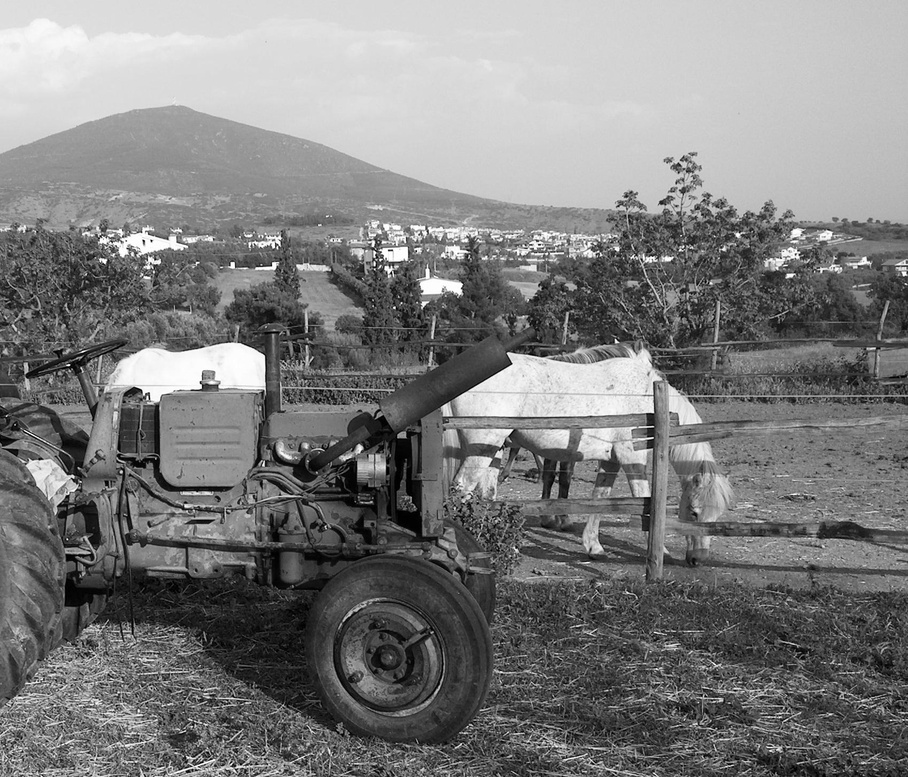
%> input picture 4th_assignment/farm.jpg, 908 x 777 px, shrunk from 1699 x 1453 before the run
$ octave demo4.m   (GNU Octave 9; MATLAB toolbox functions it lacks are replaced by stand-ins)
%> lines starting %> are read from the running program, lines starting %| are printed output that depends on the picture
### 4th_assignment/analysis1d.m
function [ y0, y1 ] = analysis1d( h0, h1, x )
%> called with h0 = [0.707 0.707], h1 = [-0.707 0.707]
    h0 = padarray( h0', size( x, 2 ) - size( h0, 2 ), 'post' )';
    h1 = padarray( h1', size( x, 2 ) - size( h1, 2 ), 'post' )';

    H0 = fft( h0 );
    H1 = fft( h1 );
    X = fft( x );

    yy0 = ifft( H0 .* X );
%> yy0 = 777 values, max 1.36 at index 41, min 0.0333 at index 440, mean 0.703
    yy1 = ifft( H1 .* X );
%> yy1 = 777 values, max 0.324 at index 764, min -0.302 at index 726, mean 4.29e-19
    y0 = yy0( 2:2:size( yy0, 2 ) );
%> y0 = 388 values, max 1.36 at index 20, min 0.0333 at index 220, mean 0.703
    y1 = yy1( 2:2:size( yy1, 2 ) );
%> y1 = 388 values, max 0.324 at index 382, min -0.302 at index 363, mean 0.000186
end

### 4th_assignment/analysis2d.m
function [ y00, y01, y10, y11 ] = analysis2d( h0, h1, x )

    [ a, b ] = analysis1d( h0, h1, x( :, 1 )' );
%> a has the same summary as y0 in analysis1d; b has the same summary as y1 in analysis1d
    y0 = a';
    y1 = b';
    for i = 2:size( x, 2 )
        [ a, b ] = analysis1d( h0, h1, x( :, i )' );
        y0( :, i ) = a';
        y1( :, i ) = b';
    end
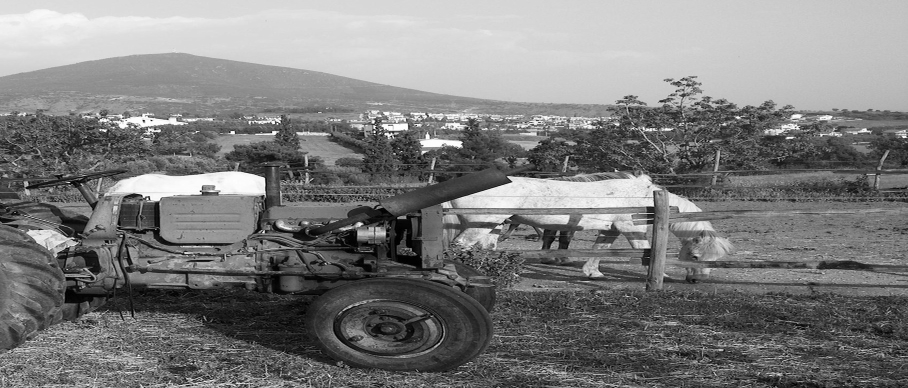
%> y0: size 388x908 double; min -3.29e-16, max 1.41, mean 0.696; drawn with min black and max white
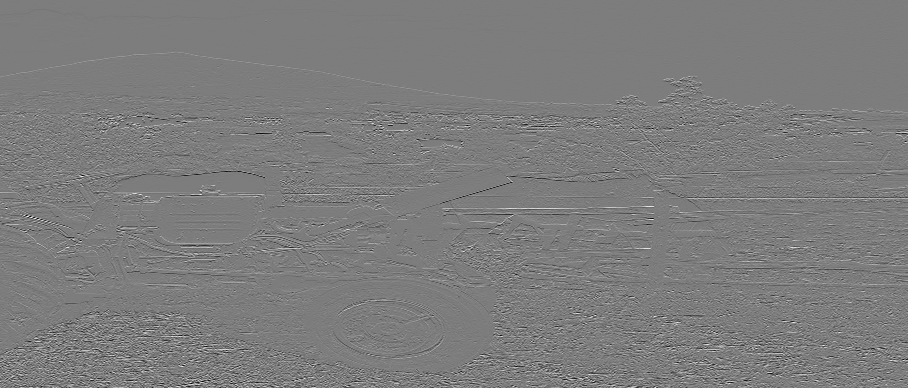
%> y1: size 388x908 double; min -0.58, max 0.602, mean 0.000383; drawn with min black and max white

    [ y00, y01 ] = analysis1d( h0, h1, y0( 1, : ) );
%> y00 = 454 values, max 1.74 at index 2, min 1.51 at index 451, mean 1.67; y01 = 454 values, max 0.0176 at index 449, min -0.0118 at index 308, mean 0.000199
    [ y10, y11 ] = analysis1d( h0, h1, y1( 1, : ) );
%> y10 = 454 values, max 0.0157 at index 168, min -0.0157 at index 431, mean 1.73e-05; y11 = 454 values, max 0.0098 at index 380, min -0.00784 at index 432, mean -2.59e-05
    for i = 2:size( y0, 1 )
        [ y00( i, : ), y01( i, : ) ] = analysis1d( h0, h1, y0( i, : ) );
        [ y10( i, : ), y11( i, : ) ] = analysis1d( h0, h1, y1( i, : ) );
    end
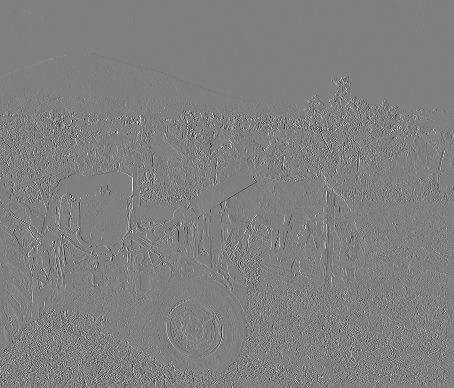
%> y01: size 388x454 double; min -0.731, max 0.724, mean -4.33e-06; drawn with min black and max white
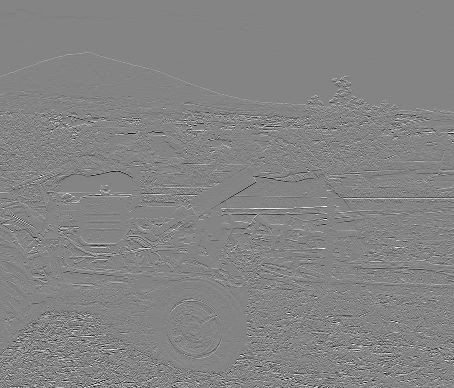
%> y10: size 388x454 double; min -0.743, max 0.69, mean 0.000542; drawn with min black and max white
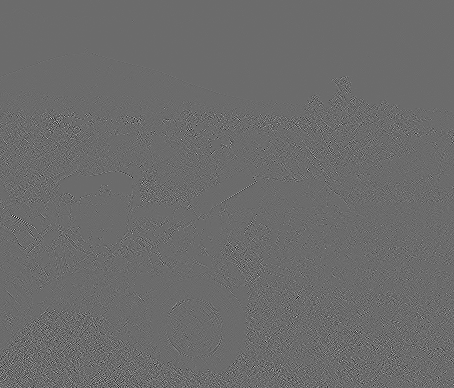
%> y11: size 388x454 double; min -0.378, max 0.516, mean -2.86e-05; drawn with min black and max white
end

### 4th_assignment/synthesis1d.m
function [ xhat ] = synthesis1d( g0, g1, y0, y1 )
%> called with g0 = [0.707 0.707], g1 = [0.707 -0.707]

    w0 = zeros( 1, size( y0, 2 ) * 2 );
    w0( 2:2:( size( y0, 2 )  * 2 ) ) = y0;
    w1 = zeros( 1, size( y1, 2 ) * 2 );
    w1( 2:2:( size( y1, 2 )  * 2 ) ) = y1;


    g0 = padarray( g0', size( w0, 2 ) - size( g0, 2 ), 'post' )';
    g1 = padarray( g1', size( w1, 2 ) - size( g1, 2 ), 'post' )';

    W0 = fft( w0 );
    W1 = fft( w1 );
    G0 = fft( g0 );
    G1 = fft( g1 );
    R0 = G0 .* W0;
    R1 = G1 .* W1;

    r0 = ifft( R0 );
%> r0 = 908 values, max 1.23 at index 4, min 1.07 at index 902, mean 1.18
    r1 = ifft( R1 );
%> r1 = 908 values, max 0.0125 at index 898, min -0.0125 at index 899, mean 5.25e-20

    xhat = r0 + r1;
%> xhat = 908 values, max 1.23 at index 5, min 1.07 at index 902, mean 1.18

end

### 4th_assignment/synthesis2d.m
function [ xhat ] = synthesis2d( g0, g1, y00, y01, y10, y11 )

    y0 = synthesis1d( g0, g1, y00( 1, : ), y01( 1, : ) );
%> y0 has the same summary as xhat in synthesis1d
    y1 = synthesis1d( g0, g1, y10( 1, : ), y11( 1, : ) );
%> y1 = 908 values, max 0.0111 at index 841, min -0.0111 at index 754, mean 1.22e-05


    for i = 2 : size( y00, 1 )
        y0( i, : ) = synthesis1d( g0, g1, y00( i, : ), y01( i, : ) );
        y1( i, : ) = synthesis1d( g0, g1, y10( i, : ), y11( i, : ) );
    end

    xhat = synthesis1d( g0, g1, y0( :, 1 )', y1( :, 1 )' )';
%> xhat = 776 values, max 0.886 at index 266, min 0.0392 at index 695, mean 0.458
    for i = 2 : size( y00, 2 ) + size( y10, 2 )
        xhat( :, i ) = synthesis1d( g0, g1, y0( :, i )', y1( :, i )' )';
    end
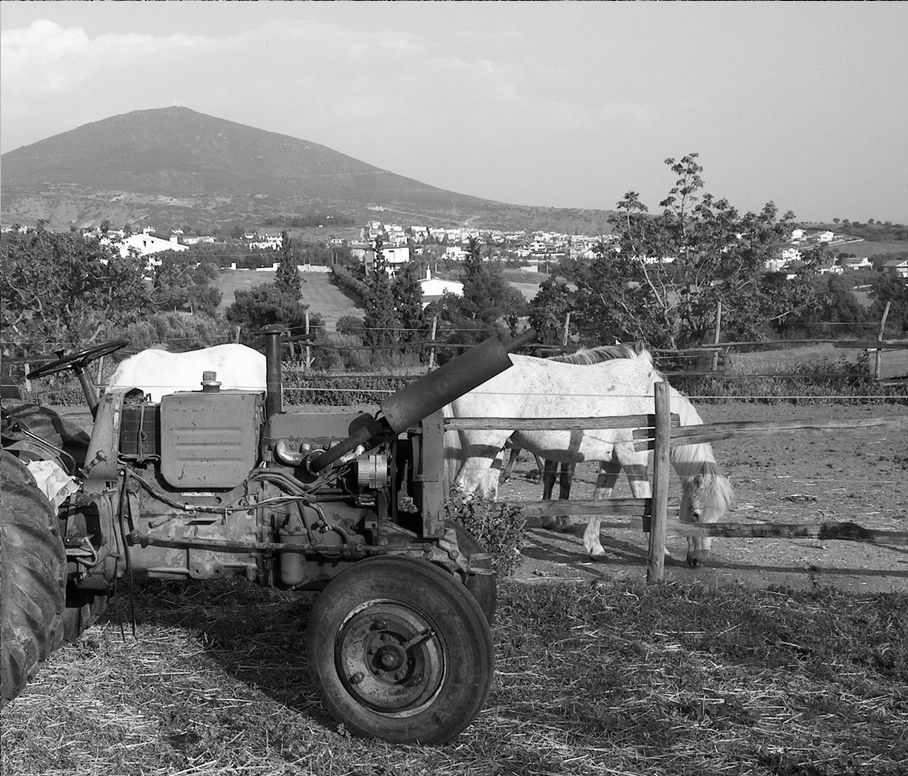
%> xhat: size 776x908 double; min -1.3e-15, max 1, mean 0.492; drawn with min black and max white
end

### 4th_assignment/orthonormalFilterBanks.m
function [ h0, h1, g0, g1 ] = orthonormalFilterBanks( h )
    h0 = h;
    g0 = h0( end:-1:1 );

    g1 = - ( (-1) .^ ( 1 : ( size( g0, 2 ) ) ) ) .* g0( [ end - 1 : -1 : 1, end ] );
    h1 = g1( end:-1:1 );
end

### 4th_assignment/demo4.m
x = im2double( imread( 'farm.jpg' ) );

[h0, h1, g0, g1 ] = orthonormalFilterBanks( [ 0.7071 0.7071 ] );

[ y00, y01, y10, y11 ] = analysis2d( h0, h1, x );

xhat = synthesis2d( g0, g1, y00, y01, y10, y11 );

L = 1;
figure( 1 )
subplot( 221 )
imshow( y00 / L );
subplot( 222 )
imshow( y01 / L );
subplot( 223 )
imshow( y10 / L );
subplot( 224 )
imshow( y11 / L );
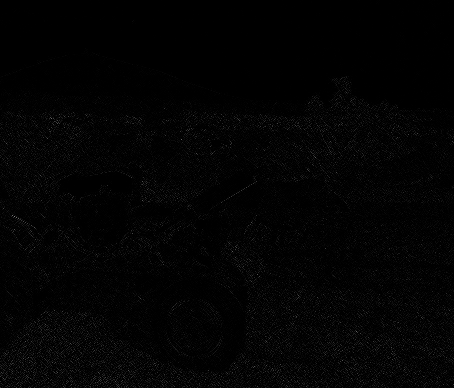
%> displayed picture: size 388x454, on the screen's scale of 0 to 255; min 0, max 131, mean 3

figure( 2 )
subplot( 211 )
imshow( x );
subplot( 211 )
imshow( x );
subplot( 212 )
imshow( xhat );
